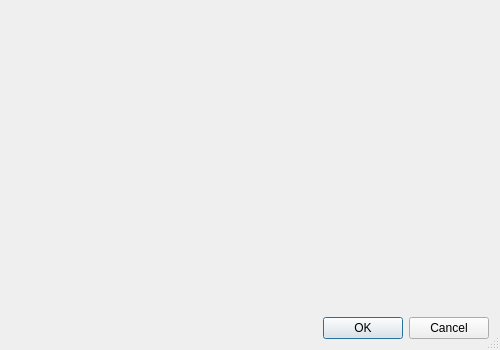
<?xml version="1.0" encoding="UTF-8"?>
<ui version="4.0">
 <class>IgnoredDevicesDialog</class>
 <widget class="QDialog" name="IgnoredDevicesDialog">
  <property name="geometry">
   <rect>
    <x>0</x>
    <y>0</y>
    <width>500</width>
    <height>350</height>
   </rect>
  </property>
  <property name="windowTitle">
   <string>Ignored Serial Devices</string>
  </property>
  <property name="sizeGripEnabled">
   <bool>true</bool>
  </property>
  <layout class="QVBoxLayout" name="verticalLayout">
   <item>
    <widget class="EricStringListEditWidget" name="devicesEditWidget" native="true"/>
   </item>
   <item>
    <widget class="QDialogButtonBox" name="buttonBox">
     <property name="orientation">
      <enum>Qt::Horizontal</enum>
     </property>
     <property name="standardButtons">
      <set>QDialogButtonBox::Cancel|QDialogButtonBox::Ok</set>
     </property>
    </widget>
   </item>
  </layout>
 </widget>
 <customwidgets>
  <customwidget>
   <class>EricStringListEditWidget</class>
   <extends>QWidget</extends>
   <header>EricWidgets/EricStringListEditWidget.h</header>
   <container>1</container>
  </customwidget>
 </customwidgets>
 <tabstops>
  <tabstop>buttonBox</tabstop>
 </tabstops>
 <resources/>
 <connections>
  <connection>
   <sender>buttonBox</sender>
   <signal>accepted()</signal>
   <receiver>IgnoredDevicesDialog</receiver>
   <slot>accept()</slot>
   <hints>
    <hint type="sourcelabel">
     <x>227</x>
     <y>329</y>
    </hint>
    <hint type="destinationlabel">
     <x>157</x>
     <y>274</y>
    </hint>
   </hints>
  </connection>
  <connection>
   <sender>buttonBox</sender>
   <signal>rejected()</signal>
   <receiver>IgnoredDevicesDialog</receiver>
   <slot>reject()</slot>
   <hints>
    <hint type="sourcelabel">
     <x>295</x>
     <y>335</y>
    </hint>
    <hint type="destinationlabel">
     <x>286</x>
     <y>274</y>
    </hint>
   </hints>
  </connection>
 </connections>
</ui>
